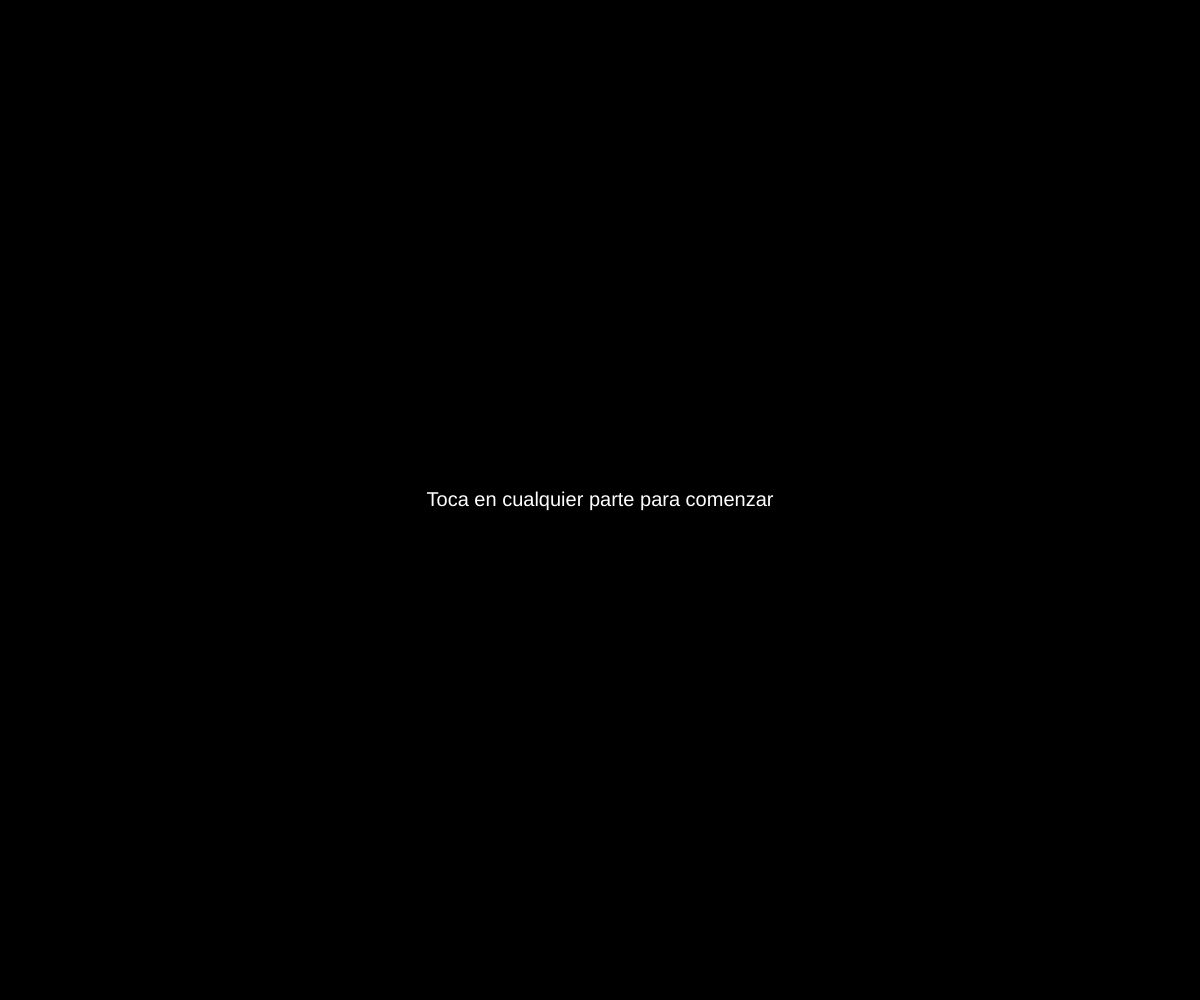
Frame 1 (no input)
Frame 60 (no input): identical to frame 1, image omitted
Frame 120 (the mouse pressed at the canvas centre since frame 60): identical to frame 1, image omitted

The p5.js sketch that drew this single still picture (run headless with seeded random() and noise() and a simulated clock; from frame 60 on, the mouse is pressed at the canvas centre):

// p5.js sketch
// ── sketch.js
// Estado 0 = Instrucciones
// Estado 1 = Jugando
// Estado 2 = Perdió
//variables del x y Y
var x = 0
var y = 0
//variable del estado inicial
var estado = 0;

//variable del punto de comienzo de partida de mi timer
var timer = 5;
//variable del arreglo de mis cuadros
var cuadros = [];
//variables tamaño de mi cuadros
var tamX;
var tamY;

//variable numero de cuadros
var numRects = 16;


function setup() {
  createCanvas(windowWidth, windowHeight);
  //background(0)
  //tamaño fijo de mis cuadros
  var tamX = width / 4;
  var tamY = height / 4;
  //for que recorre todos mis cuadros pero que no hace nada aún
  for (var i = 0; i < numRects; i++) {

  }
  /*literalmente cuadro por cuadro del grid para entender que cada uno
  tiene su X y Y independiente*/
  cuadros[0] = new cuadro(0, 0);
  cuadros[1] = new cuadro(tamX, 0);
  cuadros[2] = new cuadro(tamX * 2, 0);
  cuadros[3] = new cuadro(tamX * 3, 0);

  cuadros[4] = new cuadro(0, tamY);
  cuadros[5] = new cuadro(tamX, tamY);
  cuadros[6] = new cuadro(tamX * 2, tamY);
  cuadros[7] = new cuadro(tamX * 3, tamY);

  cuadros[8] = new cuadro(0, tamY * 2);
  cuadros[9] = new cuadro(tamX, tamY * 2);
  cuadros[10] = new cuadro(tamX * 2, tamY * 2);
  cuadros[11] = new cuadro(tamX * 3, tamY * 2);

  cuadros[12] = new cuadro(0, tamY * 3);
  cuadros[13] = new cuadro(tamX, tamY * 3);
  cuadros[14] = new cuadro(tamX * 2, tamY * 3);
  cuadros[15] = new cuadro(tamX * 3, tamY * 3);

}

function draw() {

  //Instrucciones
  if (estado == 0) {


    fill(0);
    rect(0, 0, windowWidth, windowHeight);
    fill(255);
    textSize(20);
    textAlign(CENTER, CENTER);
    text("Toca en cualquier parte para comenzar", width / 2, height / 2);
    for (var k = 0; k < touches.length; k++) {

      if (touches[k].x > 0 && touches[k].x < windowWidth) {
        if (touches[k].y > 0 && touches[k].y < windowHeight) {

          //si el boton es presionado cambia a modo jugar
          estado = 1;

        }

      }
    }
  }

  //Modo jugar
  if (estado == 1) {

    //lo que proximamente sera el contador de puntos
    fill(0);
    rect(0, 0, 100, 50);
    fill(255);
    textSize(12);
    text(frameCount, 20, 20);

    //for que dibuja mis cuadros y juega con sus colores
    for (var i = 0; i < cuadros.length; i++) {

      cuadros[i].dibujarse();

      cuadros[i].color = 0

      for (var j = 0; j < touches.length; j++) {
        //lo que me pinta los cuadros azules cuando paso con el dedo por ellos

        if (touches[j].x > cuadros[i].x && touches[j].x < cuadros[i].x + windowWidth / 4 &&
          touches[j].y > cuadros[i].y && touches[j].y < cuadros[i].y + windowHeight / 4) {

          cuadros[i].colorito = 1
          //lo que hace que vuelvan a estar negros los cuadros cuando no los toco
        } else {

          cuadros[i].colorito = 0

        }



        //Posible pantalla de perdió

        // if(estado==3){
        //if(touches[j].x<cuadros[7].x && touches[j].x < cuadros[7].x + width/2 &&
        //touches[j].y > cuadros[7].y && touches[j].y < cuadros[7].y +height/2){
        //background(255,0,0)
        // fill(255)
        // textSize(50)
        // text("Perdió", width/2,height/2)
        //}

      }

    }


  }


  //Lo que me crea el countdown
  if (estado == 1) {

    textAlign(CENTER, CENTER);
    textSize(200);
    noStroke();
    fill(255, 0, 0)
    text(timer, width / 2, height / 2);
    if (frameCount % 60 == 0 && timer > 0) {
      timer = timer - 1
    }

    /* lo que dice que cuando el countdown llegue a 0, se pinten dos
    cuadros rojos, aún estoy tratando de que sean random*/
    if (timer == 0) {

      //ran=(int) (Math.random()*15)+0;
      cuadros[7].colorito = 2;
      cuadros[13].colorito = 2;

      estado = 0;
    }

  }
}

//la reticula de los cuadros
function cuadro(miX, miY) {

  this.tamX = width / 4
  this.tamY = height / 4
  this.x = miX
  this.y = miY
  this.colorito = 0

  this.dibujarse = function() {
    if (this.colorito == 0) {
      fill(0)
    } else if (this.colorito == 1) {
      fill(179, 218, 241)
    } else {
      fill(255, 0, 0)
    }
    stroke(255);
    strokeWeight(2);
    rect(this.x, this.y, this.tamX, this.tamY)

    //     this.x = this.x + this.tamX

    //     if (this.x > windowWidth) {
    //       this.x = 0
    //       this.y = this.y + this.tamY
    //     } else if (this.y > windowHeight) {
    //       this.y = 0
    //     }
  }





}
//lo que hace que se quede quieta la pantalla
function mouseDragged() {
  //prevent default

  return false;

}

function touchMoved() {

  // prevent default
  return false;
}
